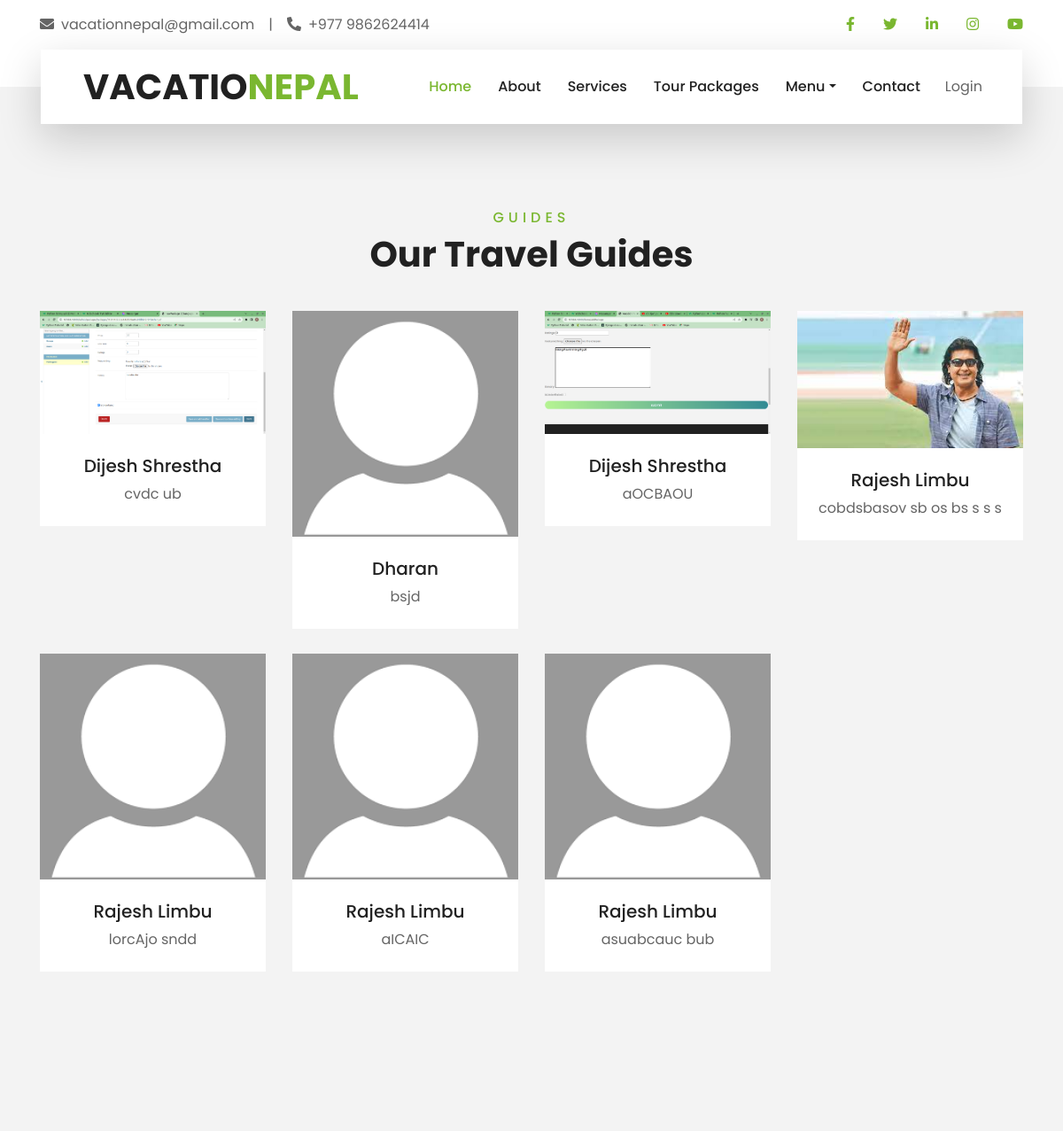
The page /home/guides/ (upper part) on the database as committed earlier.
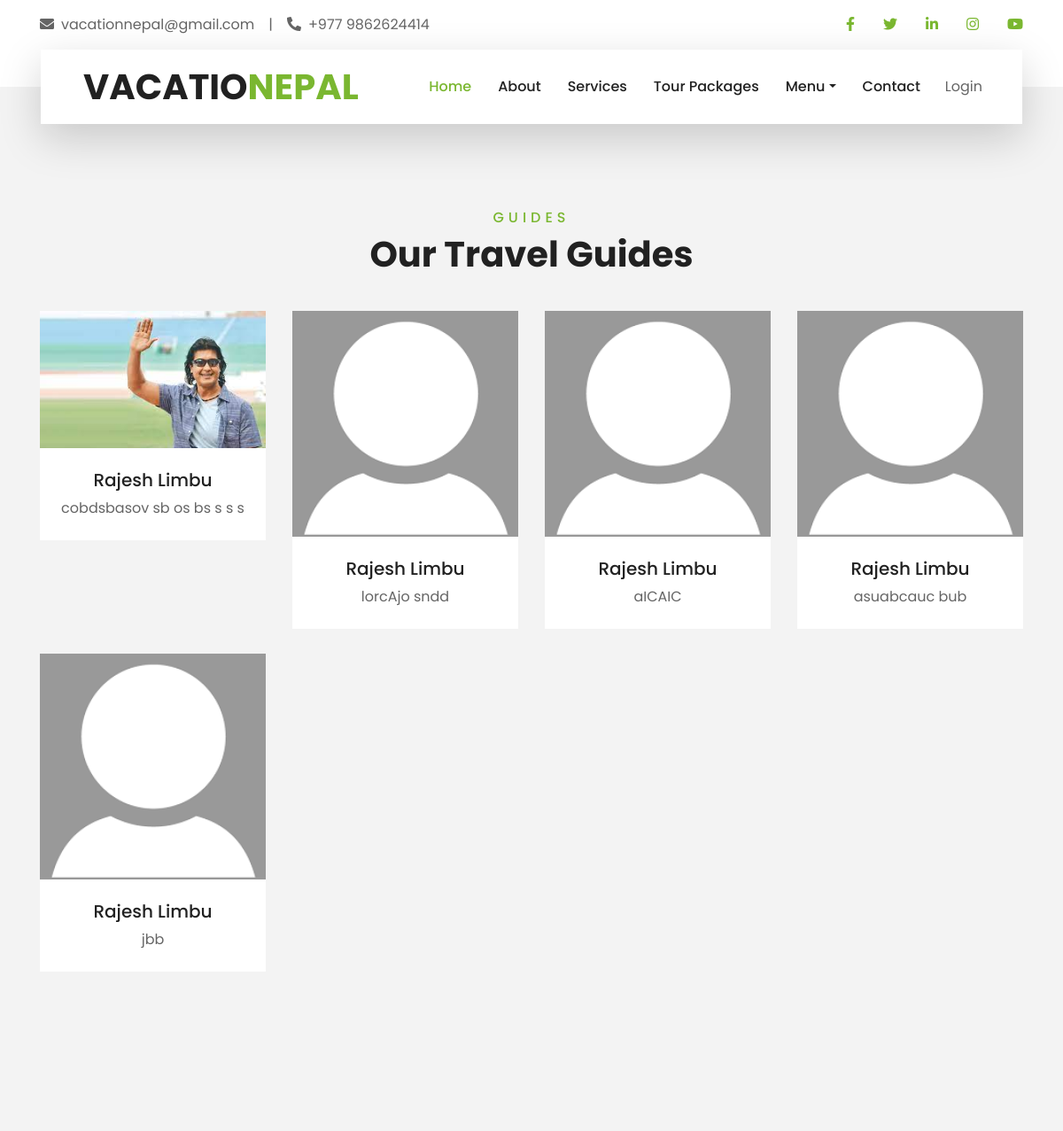
The same page on the database as committed later.
### users/models.py (models this page shows, shortened)
class GuideInfo(models.Model):
    user = models.OneToOneField(User,on_delete=models.CASCADE,null=True)
    name= models.CharField(max_length=100)
    email= models.EmailField(max_length=200,blank=True,null=True)
    phone= models.IntegerField(unique=True)
    adresss1= models.CharField(max_length=200,blank=True,null=True)
    adresss2= models.CharField(max_length=200)
    province=models.IntegerField(choices=provinces,default='1')
    profileImage=models.ImageField(null=True,blank=True,default='userdp.png')
    cvFile= models.FileField(upload_to='cv/',validators=[validate_file])
    fbLink= models.CharField(max_length=500,blank=True,null=True)
    instaLink= models.CharField(max_length=500,blank=True,null=True)
    shortIntro=models.TextField(max_length=100)
    id=models.UUIDField(default=uuid.uuid4,unique=True,primary_key=True,editable=False)
    created=models.DateTimeField(auto_now_add=True)
    approvedByAdmin= models.BooleanField(default=False)

### packages/views.py (the view)
# urls.py: path('guides/',views.ourGuides,name ='guides'),
def ourGuides(request):
       guides =GuideInfo.objects.all()
       context={'guides':guides}
       return render(request,'packages/guides.html',context)

### packages/templates/packages/guides.html (shortened to what this page needs)
{%extends 'main.html'%}
{%load static%}
{%block content%}
<div class="container-fluid py-5">
    <div class="container pt-5 pb-3">
        <div class="text-center mb-3 pb-3">
            <h6 class="text-primary text-uppercase" style="letter-spacing: 5px;">Guides</h6>
            <h1>Our Travel Guides</h1>
        </div>
        <div class="row">
            {%for guide in guides%}
              <div class="col-lg-3 col-md-4 col-sm-6 pb-1">
                <div class="team-item bg-white mb-4">
                    <div class="team-img position-relative overflow-hidden">
                        <img class="img-fluid w-100" src="{{guide.profileImage.url}}" alt="error">
                        <div class="team-social" >
                        </div>
                    </div>
                    <div class="text-center py-4">
                        <h5 class="text-truncate">{{guide.name}}</h5>
                        <p class="m-0">{{guide.shortIntro}}</p>
                    </div>
                </div>
            </div>
            {%endfor%}
        </div>
    </div>
</div>
{%endblock%}

### templates/main.html (shortened to what this page needs)
<!DOCTYPE html>
{%load static%}
<html lang="en">
<head>
    <link href="https://cdnjs.cloudflare.com/ajax/libs/font-awesome/5.10.0/css/all.min.css" rel="stylesheet">
    <link rel="stylesheet" href="https://cdn.jsdelivr.net/npm/bootstrap@4.0.0/dist/css/bootstrap.min.css">
    <link href="{% static 'lib/owlcarousel/assets/owl.carousel.min.css' %}" rel="stylesheet">
    <link href="{% static 'lib/tempusdominus/css/tempusdominus-bootstrap-4.min.css'%}" rel="stylesheet" />
    <link href="https://cdn.jsdelivr.net/npm/bootstrap@5.3.0-alpha1/dist/css/bootstrap.min.css" rel="stylesheet">
    <link rel="stylesheet" href="{% static 'css/style.css' %}" />
    <link rel="stylesheet" href="{% static 'css/login_style.css' %}" />
<link rel="stylesheet" href="https://cdnjs.cloudflare.com/ajax/libs/bootstrap-datepicker/1.4.1/css/bootstrap-datepicker3.css"/>
</head>
<body>
    {% include 'navbar.html'%}
    {%block content%}
    {%endblock%}
</body>

### templates/navbar.html (shortened to what this page needs)
    <div class="container-fluid bg-light pt-3 d-none d-lg-block">
        <div class="container">
            <div class="row">
                <div class="col-lg-6 text-center text-lg-left mb-2 mb-lg-0">
                    <div class="d-inline-flex align-items-center">
                        <p><i class="fa fa-envelope mr-2"></i>vacationnepal@gmail.com</p>
                        <p class="text-body px-3">|</p>
                        <p><i class="fa fa-phone-alt mr-2"></i>+977 9862624414</p>
                    </div>
                </div>
                <div class="col-lg-6 text-center text-lg-right">
                    <div class="d-inline-flex align-items-center">
                        <a class="text-primary px-3" href="">
                            <i class="fab fa-facebook-f"></i>
                        </a>
                        <a class="text-primary px-3" href="">
                            <i class="fab fa-twitter"></i>
                        </a>
                        <a class="text-primary px-3" href="">
                            <i class="fab fa-linkedin-in"></i>
                        </a>
                        <a class="text-primary px-3" href="">
                            <i class="fab fa-instagram"></i>
                        </a>
                        <a class="text-primary pl-3" href="">
                            <i class="fab fa-youtube"></i>
                        </a>
                    </div>
                </div>
            </div>
        </div>
    </div>
    <div class="container-fluid position-relative nav-bar p-0">
        <div class="container-lg position-relative p-0 px-lg-3" style="z-index: 9;">
            <nav class="navbar navbar-expand-lg bg-light navbar-light shadow-lg py-3 py-lg-0 pl-3 pl-lg-5">
                <a href="{%url 'home'%}" class="navbar-brand">
                    <h1 class="m-0 text-primary"><span class="text-dark">VACATIO</span>NEPAL</h1>
                </a>
                <div class="collapse navbar-collapse justify-content-between px-3" id="navbarCollapse">
                    <div class="navbar-nav ml-auto py-0">
                        <a href="{%url 'home'%}" class="nav-item nav-link active">Home</a>
                        <a href="{%url 'about'%}" class="nav-item nav-link">About</a>
                        <a href="{%url 'services'%}" class="nav-item nav-link">Services</a>
                        <a href="{%url 'packages'%}" class="nav-item nav-link">Tour Packages</a>
                        <div class="nav-item dropdown">
                            <a href="#" class="nav-link dropdown-toggle" data-toggle="dropdown">Menu</a>
                        </div>
                        {%if request.user.is_superuser%}
                        <a href="{%url 'notifications'%}" class="nav-item nav-link">
                            <h6 style="color:darkorange;" >Notifications<span class="badge bg-primary">{{count}}</span></h6>
                        </a>
                        {%else%}
                        <a href="#" class="nav-item nav-link">Contact</a>
                        {%endif%}
                    </div>
                {% if request.user.is_authenticated %}
                <a class="btn btn-primary" href="{% url 'logO' %}" role="button">LogOut</a>
                {% else %}
                <a class="btn btn-priimary" href="{% url 'log' %}" role="button">Login</a>
                {% endif %}
                </div>
            </nav>
        </div>
    </div>

### static/css/login_style.css (style rules this page uses)
* { margin: 0; padding: 0; box-sizing: border-box; font-family: "Poppins", sans-serif; }
body { margin: 0; padding: 0; height: 95vh; }

Rows that differ between the two databases and show on the page:
removed GuideInfo: profileImage (picture), name "Dijesh Shrestha", shortIntro "cvdc ub"
removed GuideInfo: profileImage (picture), name "Dharan", shortIntro "bsjd"
removed GuideInfo: profileImage (picture), name "Dijesh Shrestha", shortIntro "aOCBAOU"
added GuideInfo: profileImage (picture), name "Rajesh Limbu", shortIntro "jbb"
